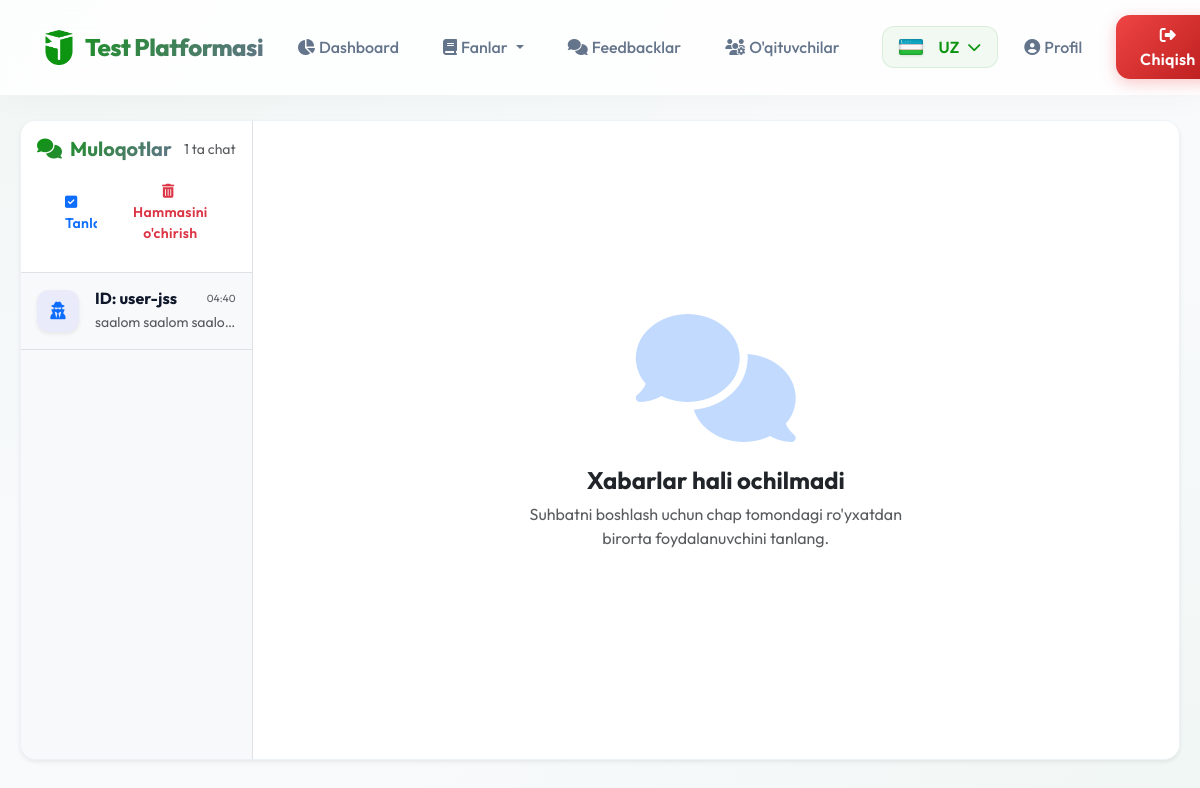
Before: /admin/feedbacks (signed in) with the older database file.
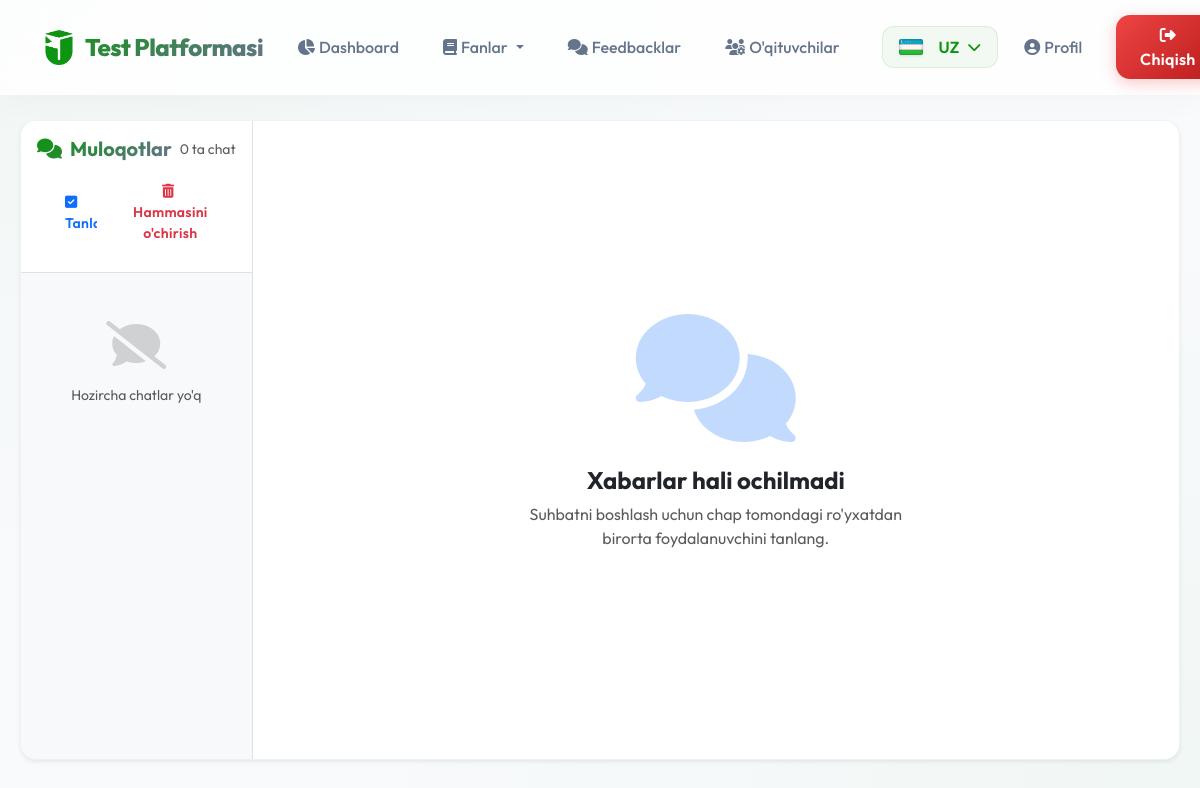
After: the same page with the newer database file.
### models.py (models this page shows)
class Feedback(db.Model):
    id = db.Column(db.Integer, primary_key=True)
    user_uuid = db.Column(db.String(36), nullable=False) # UUID for anonymity
    message = db.Column(db.Text, nullable=False)
    admin_response = db.Column(db.Text)
    is_read = db.Column(db.Boolean, default=False)
    created_at = db.Column(db.DateTime, default=datetime.utcnow)
    responded_at = db.Column(db.DateTime)

### routes/admin.py (the view)
@admin_bp.route('/feedbacks')
@admin_bp.route('/feedbacks/<user_uuid>')
def feedbacks(user_uuid=None):
    subquery = db.session.query(
        Feedback.user_uuid,
        func.max(Feedback.created_at).label('latest_msg')
    ).group_by(Feedback.user_uuid).subquery()
    conversations = db.session.query(Feedback).join(
        subquery, (Feedback.user_uuid == subquery.c.user_uuid) & (Feedback.created_at == subquery.c.latest_msg)
    ).order_by(Feedback.created_at.desc()).all()
    unread_counts = db.session.query(
        Feedback.user_uuid,
        func.count(Feedback.id)
    ).filter(Feedback.is_read == False).group_by(Feedback.user_uuid).all()
    unread_map = {u[0]: u[1] for u in unread_counts}
    active_messages = []
    if user_uuid:
        active_messages = Feedback.query.filter_by(user_uuid=user_uuid).order_by(Feedback.created_at.asc()).all()
        Feedback.query.filter_by(user_uuid=user_uuid, is_read=False).update({Feedback.is_read: True})
        db.session.commit()
    return render_template('admin_feedbacks.html',
                           conversations=conversations,
                           active_messages=active_messages,
                           active_uuid=user_uuid,
                           unread_map=unread_map)

### templates/admin_feedbacks.html (shortened to what this page needs)
{% extends "base.html" %}
{% block content %}
<div class="chat-wrapper bg-white shadow-sm rounded-4 overflow-hidden animate-fade-in">
    <div class="d-flex g-0 h-100">
        <div class="chat-sidebar border-end bg-light d-flex flex-column h-100" style="width:20%;min-width:220px;">
            <div class="p-3 border-bottom bg-white">
                <div class="d-flex align-items-center justify-content-between mb-2">
                    <h5 class="fw-bold mb-0 text-gradient d-flex align-items-center">
                        <i class="fas fa-comments me-2"></i> {{ _('Muloqotlar') }}
                    </h5>
                    <small class="text-muted">{{ conversations|length }} {{ _('ta chat') }}</small>
                </div>
                {% if session.admin_role == 'admin' %}
                <div class="d-flex gap-2">
                    <button type="button" class="btn btn-outline-primary btn-sm rounded-pill flex-grow-1" onclick="toggleSelectionMode()" id="selectModeBtn">
                        <i class="fas fa-check-square me-1"></i> {{ _('Tanlash') }}
                    </button>
                    <form method="post" action="{{ url_for('admin.clear_all_feedback') }}" class="flex-grow-1" onsubmit="return confirm('{{ _('Barcha chatlarni butunlay tozalab tashlamoqchimisiz? Bu amalni ortga qaytarib bolmaydi!') }}')">
                        <button type="submit" class="btn btn-outline-danger btn-sm rounded-pill w-100">
                            <i class="fas fa-trash-alt me-1"></i> {{ _('Hammasini o\'chirish') }}
                        </button>
                    </form>
                </div>
                {% endif %}
            </div>
            <div class="flex-grow-1 overflow-auto conversations-list">
                {% for conv in conversations %}
                <div class="d-flex align-items-center border-bottom conversation-item-wrapper">
                    <a href="{{ url_for('admin.feedbacks', user_uuid=conv.user_uuid) }}"
                        class="list-group-item list-group-item-action p-3 border-0 d-flex align-items-center gap-3 transition-all flex-grow-1 {{ 'active-conv' if active_uuid == conv.user_uuid }}">
                        <div class="avatar-wrapper position-relative">
                            <div class="avatar-circle bg-soft-primary text-primary shadow-sm">
                                <i class="fas fa-user-secret"></i>
                            </div>
                        </div>
                        <div class="flex-grow-1 overflow-hidden">
                            <div class="d-flex justify-content-between align-items-center mb-1">
                                <h6 class="fw-bold mb-0 text-truncate student-id">ID: {{ conv.user_uuid[:8] }}</h6>
                                <small class="text-muted" style="font-size: 0.65rem;">{{
                                    conv.created_at.strftime('%H:%M') }}</small>
                            </div>
                            <p class="small text-muted mb-0 text-truncate last-msg">{{ conv.message }}</p>
                        </div>
                    </a>
                </div>
                {% else %}
                <div class="p-5 text-center text-muted">
                    <i class="fas fa-comment-slash fa-3x mb-3 opacity-25"></i>
                    <p class="small mb-0">{{ _('Hozircha chatlar yo\'q') }}</p>
                </div>
                {% endfor %}
            </div>
        </div>
        <div class="chat-main d-flex flex-column bg-white h-100" style="width:80%;">
            {% if active_uuid %}
            <div
                class="p-3 border-bottom d-flex align-items-center justify-content-between chat-header-sticky bg-white">
                <div class="d-flex align-items-center gap-3">
                    <div class="avatar-circle bg-soft-primary text-primary">
                        <i class="fas fa-user-secret"></i>
                    </div>
                    <div>
                        <h6 class="fw-bold mb-0">ID: {{ active_uuid }}</h6>
                        <small class="text-success d-flex align-items-center gap-1">
                            <span class="online-indicator"></span> {{ _('Aktiv') }}
                        </small>
                    </div>
                </div>
                {% if session.admin_role == 'admin' %}
                <div class="dropdown">
                    <button class="btn btn-light btn-sm rounded-circle" type="button" data-bs-toggle="dropdown">
                        <i class="fas fa-ellipsis-v"></i>
                    </button>
                    <ul class="dropdown-menu dropdown-menu-end shadow border-0">
                        <li>
                            <form method="post" action="{{ url_for('admin.clear_feedback', user_uuid=active_uuid) }}" onsubmit="return confirm('{{ _('Haqiqatan ham ushbu chatni tozalab tashlamoqchimisiz? Barcha xabarlar ochib ketadi.') }}')">
                                <button type="submit" class="dropdown-item text-danger w-100 text-start">
                                    <i class="fas fa-trash-alt me-2"></i> {{ _('Tozalash') }}
                                </button>
                            </form>
                        </li>
                    </ul>
                </div>
                {% endif %}
            </div>
            <div class="flex-grow-1 p-4 overflow-auto chat-container" id="chatMessages">
                {% for msg in active_messages %}
                <div class="message-group student-message mb-3">
                    <div class="d-flex align-items-end gap-2">
                        <div class="message-bubble bg-light px-3 py-2 rounded-4 shadow-sm">
                            <div class="message-content">{{ msg.message }}</div>
                            <div class="message-meta text-end mt-1">
                                <small class="text-muted">{{ msg.created_at.strftime('%H:%M, %d-%m') }}</small>
                            </div>
                        </div>
                    </div>
                </div>
                {% if msg.admin_response %}
                <div class="message-group admin-message mb-3 d-flex justify-content-end">
                    <div class="d-flex align-items-end gap-2">
                        <div class="message-bubble admin-bubble px-3 py-2 rounded-4 shadow-sm text-white bg-primary">
                            <div class="message-content">{{ msg.admin_response }}</div>
                            <div class="message-meta text-end mt-1">
                                <small class="text-white-50">{{ msg.responded_at.strftime('%H:%M, %d-%m') if
                                    msg.responded_at }}</small>
                            </div>
                        </div>
                    </div>
                </div>
                {% endif %}
                {% endfor %}
            </div>
            <div class="p-3 border-top bg-light">
                <form id="adminReplyForm" class="d-flex gap-2 align-items-center">
                    <div class="flex-grow-1 bg-white rounded-pill px-4 py-1 d-flex align-items-center shadow-sm border">
                        <textarea id="replyTextarea" name="response"
                            class="form-control border-0 bg-transparent shadow-none"
                            placeholder="{{ _('Javobingizni yozing...') }}" required
                            style="resize: none; height: 40px; line-height: 25px;"></textarea>
                    </div>
                    <button
                        class="btn btn-primary rounded-circle shadow p-0 d-flex align-items-center justify-content-center"
                        type="submit" style="width: 50px; height: 50px;">
                        <i class="fas fa-paper-plane"></i>
                    </button>
                </form>
            </div>
            {% else %}
            <div
                class="h-100 d-flex flex-column align-items-center justify-content-center text-center p-5 animate-fade-in">
                <div class="illustration mb-4 opacity-25">
                    <i class="fas fa-comments fa-8x text-primary"></i>
                </div>
                <h4 class="fw-bold text-dark mb-2">{{ _('Xabarlar hali ochilmadi') }}</h4>
                <p class="text-muted max-w-400">
                    {{ _('Suhbatni boshlash uchun chap tomondagi ro\'yxatdan birorta foydalanuvchini tanlang.') }}
                </p>
            </div>
            {% endif %}
        </div>
    </div>
</div>
{% endblock %}

### templates/base.html (shortened to what this page needs)
<!DOCTYPE html>
<html lang="uz">
<head>
    <link href="https://cdn.jsdelivr.net/npm/bootstrap@5.3.0/dist/css/bootstrap.min.css" rel="stylesheet">
    <link rel="stylesheet" href="https://cdnjs.cloudflare.com/ajax/libs/font-awesome/6.4.0/css/all.min.css">
</head>
<body>
    <nav class="navbar navbar-expand-lg fixed-top">
        <div class="container">
            <a class="navbar-brand d-flex align-items-center" href="{{ url_for('main.index') }}">
                <img src="{{ url_for('static', filename='img/logo.png') }}" width="35" height="35" class="me-2"
                    alt="Logo" style="pointer-events: none;">
                Test Platformasi
            </a>
            <div class="collapse navbar-collapse" id="navbarNav">
                <ul class="navbar-nav ms-auto gap-2 align-items-center">
                    {% if session.admin_id %}
                    <li class="nav-item">
                        <a class="nav-link" href="{{ url_for('admin.dashboard') }}">
                            <i class="fas fa-chart-pie"></i> {{ _('Dashboard') }}
                        </a>
                    </li>
                    <li class="nav-item dropdown">
                        <a class="nav-link dropdown-toggle" href="#" id="navbarDropdownFanlar" role="button"
                            data-bs-toggle="dropdown" aria-expanded="false">
                            <i class="fas fa-book"></i> {{ _('Fanlar') }}
                        </a>
                    </li>
                    <li class="nav-item">
                        <a class="nav-link" href="{{ url_for('admin.feedbacks') }}">
                            <i class="fas fa-comments"></i> {{ _('Feedbacklar') }}
                        </a>
                    </li>
                    {% if session.admin_role == 'admin' %}
                    <li class="nav-item">
                        <a class="nav-link" href="{{ url_for('admin.teachers') }}">
                            <i class="fas fa-users-cog"></i> {{ _('O\'qituvchilar') }}
                        </a>
                    </li>
                    {% endif %}
                    <li class="nav-item ms-lg-3">
                        <div class="lang-dropdown">
                            <div class="lang-btn">
                                {% set current_lang = get_locale() %}
                                {% if current_lang == 'uz' %}
                                <img src="{{ url_for('static', filename='icons/uz.png') }}" class="flag-icon" alt="UZ">
                                UZ
                                {% elif current_lang == 'ru' %}
                                <img src="{{ url_for('static', filename='icons/ru.png') }}" class="flag-icon" alt="RU">
                                RU
                                {% else %}
                                <img src="{{ url_for('static', filename='icons/gb.png') }}" class="flag-icon" alt="EN">
                                EN
                                {% endif %}
                                <i class="fas fa-chevron-down small"></i>
                            </div>
                        </div>
                    </li>
                    <li class="nav-item">
                        <a class="nav-link" href="{{ url_for('admin.profile') }}">
                            <i class="fas fa-user-circle"></i> {{ _('Profil') }}
                        </a>
                    </li>
                    <li class="nav-item">
                        <a class="btn btn-danger text-white px-4 py-2 ms-2" href="{{ url_for('admin.logout') }}">
                            <i class="fas fa-sign-out-alt"></i> {{ _('Chiqish') }}
                        </a>
                    </li>
                    {% endif %}
                </ul>
            </div>
        </div>
    </nav>
    <div style="height: 100px;"></div>
    <div class="main-container">
        {% block content %}{% endblock %}
    </div>
</body>
</html>

Changed rows visible on the page:
removed Feedback: user_uuid "user-jss", created_at "04:40", message "saalom saalom saalo…"
Other visible differences:
{{ conversations|length }}: "1" → "0"
text now shown: "Hozircha chatlar yo'q"
